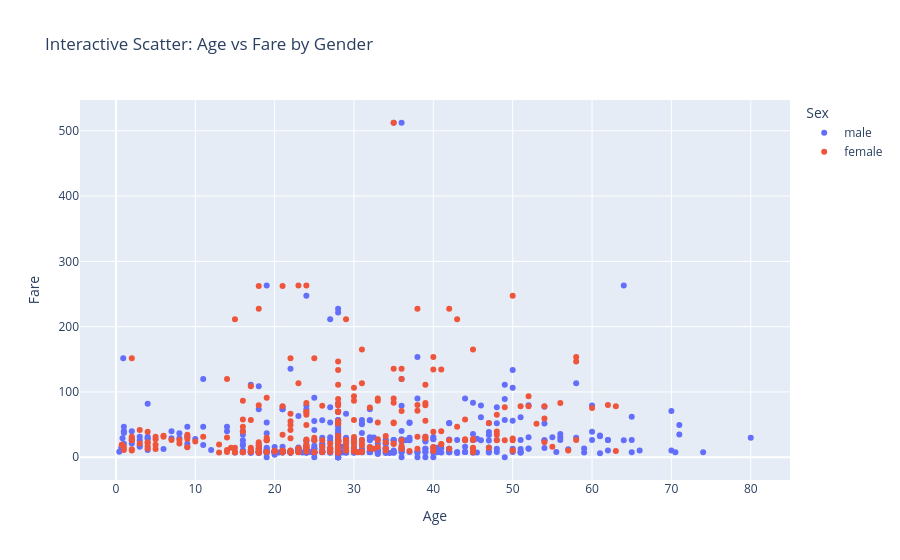

Source (notebook cell):
### Markdown cell above
##### 5. Plotly Interactive Chart

We create an interactive chart to explore survival based on age, fare, and gender.

### Code cell
# Interactive Scatter Plot
fig = px.scatter(
    df, 
    x="Age", 
    y="Fare", 
    color="Sex",        # color by gender
    hover_data=["Pclass", "Survived", "Embarked"],  # extra info on hover
    title="Interactive Scatter: Age vs Fare by Gender"
)

fig.show()

### Figure 1 — Plotly figure (JSON) as saved in the notebook; plotly's stock layout.template omitted (floating-point values rounded to 4 significant figures; data arrays with more than 128 entries replaced by an {"elided": "..."} marker saying what was removed)
{"data": [{"customdata": {"elided": "577x3 mixed values"}, "hovertemplate": "Sex=male<br>Age=%{x}<br>Fare=%{y}<br>Pclass=%{customdata[0]}<br>Survived=%{customdata[1]}<br>Embarked=%{customdata[2]}<extra></extra>", "legendgroup": "male", "marker": {"color": "#636efa", "symbol": "circle"}, "mode": "markers", "name": "male", "orientation": "v", "showlegend": true, "type": "scatter", "x": {"elided": "577 float values"}, "xaxis": "x", "y": {"elided": "577 float values"}, "yaxis": "y"}, {"customdata": {"elided": "314x3 mixed values"}, "hovertemplate": "Sex=female<br>Age=%{x}<br>Fare=%{y}<br>Pclass=%{customdata[0]}<br>Survived=%{customdata[1]}<br>Embarked=%{customdata[2]}<extra></extra>", "legendgroup": "female", "marker": {"color": "#EF553B", "symbol": "circle"}, "mode": "markers", "name": "female", "orientation": "v", "showlegend": true, "type": "scatter", "x": {"elided": "314 float values"}, "xaxis": "x", "y": {"elided": "314 float values"}, "yaxis": "y"}], "layout": {"legend": {"title": {"text": "Sex"}, "tracegroupgap": 0}, "title": {"text": "Interactive Scatter: Age vs Fare by Gender"}, "xaxis": {"anchor": "y", "domain": [0, 1], "title": {"text": "Age"}}, "yaxis": {"anchor": "x", "domain": [0, 1], "title": {"text": "Fare"}}}}
